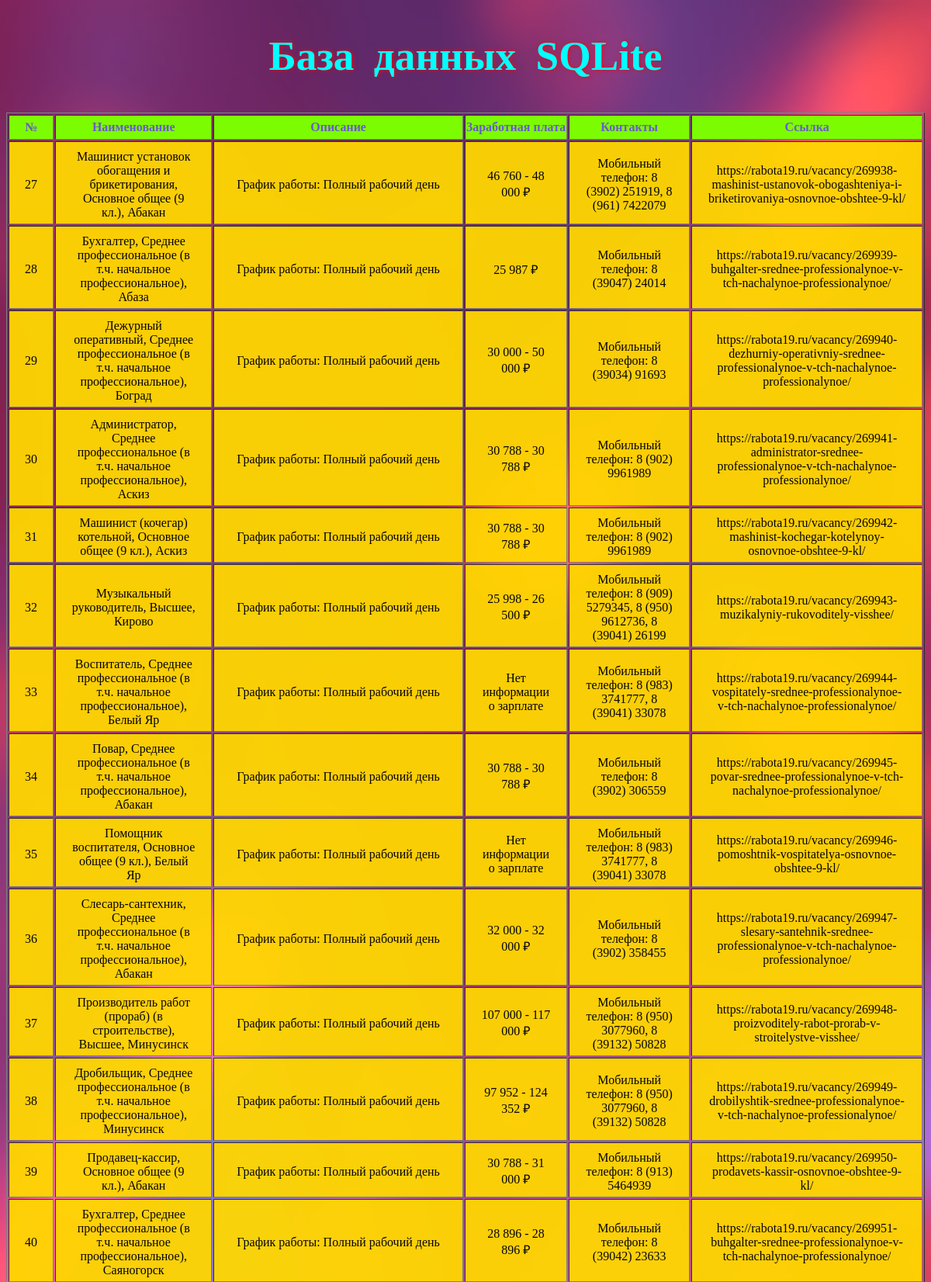
The page /base.html (upper part) on the database its author committed.
### tables this page shows
CREATE TABLE Vacancies (
id INTEGER PRIMARY KEY,
vac TEXT NOT NULL,
text TEXT,
salary INTEGER,
contacts TEXT,
url TEXT NOT NULL
);

### main.py (the view)
@app.route('/base.html', methods=['POST', 'GET'])
def sqlite():
    try:
        connect = sqlite3.connect('my_base.db')
        cur = connect.cursor()
        cur.execute("SELECT * FROM Vacancies")
    except:
        return "Ошибка загрузки БД"
    all_vac = cur.fetchall()
    all_id = [x[0] for x in cur.execute("SELECT * FROM Vacancies")]
    if request.method == "POST":
        if len(all_vac) > 0:
            vac_id = request.form['number']
            try:
                cur.execute("DELETE FROM Vacancies WHERE id = ?", (vac_id,))
                connect.commit()
                connect.close()
            except:
                return "Ошибка удаления данных"
            return redirect('/base.html')
        else:
            return redirect('/base.html')
    else:
        return render_template('base.html', all_vac=all_vac, all_id=all_id)

### templates/base.html (shortened to what this page needs)
<!DOCTYPE html>
<html lang="en">
<head>
    <link href="/static/css/base.css" rel="stylesheet" type="text/css">
</head>
<body>
<h1 class="title">База данных SQLite</h1>
<table align="center" border="1">
      <tr>
          <th class="th">№</th>
          <th class="th">Наименование</th>
          <th class="th">Описание</th>
          <th class="th">Заработная плата</th>
          <th class="th">Контакты</th>
          <th class="th">Ссылка</th>
      </tr>
      {% for s in all_vac %}
      <tr>
          <td class="td">{{s[0]}}</td>
          <td class="td">{{s[1]}}</td>
          <td class="td">{{s[2]}}</td>
          <td class="td">{{s[3]}}</td>
          <td class="td">{{s[4]}}</td>
          <td class="td">{{s[5]}}</td>
      </tr>
      {% endfor %}
</table>
<br><br>
<br><br>
</body>
</html>

### static/css/base.css (style rules this page uses)
body { background-image: url('/static/images/sqlite.png'); background-repeat: no-repeat; background-size: cover; text-align: center; }
.title { color: #00FFFF; margin: 50px 40px; font-size: 40pt; text-shadow: 1px 0 5px #FF0000; line-height: 45px; word-spacing: 12px; }
.th { background: #7CFC00; line-height: 28px; color: #6A5ACD; border-spacing: 1px; }
.td { background: #FFD700; padding-bottom: 5px; padding-top: 10px; padding-left: 20px; padding-right: 20px; opacity: 0.95; }

### rows shown on the page
Vacancies: id "27", vac "Машинист установок обогащения и брикетирования, Основное общее (9 кл.), Абакан", text "График работы: Полный рабочий день", salary "46 760 - 48 000 ₽", contacts "Мобильный телефон: 8 (3902) 251919, 8 (961) 7422079", url "https://rabota19.ru/vacancy/269938-mashinist-ustanovok-obogashteniya-i-briketirovaniya-osnovnoe-obshtee-9-kl/"
Vacancies: id "28", vac "Бухгалтер, Среднее профессиональное (в т.ч. начальное профессиональное), Абаза", text "График работы: Полный рабочий день", salary "25 987 ₽", contacts "Мобильный телефон: 8 (39047) 24014", url "https://rabota19.ru/vacancy/269939-buhgalter-srednee-professionalynoe-v-tch-nachalynoe-professionalynoe/"
Vacancies: id "29", vac "Дежурный оперативный, Среднее профессиональное (в т.ч. начальное профессиональное), Боград", text "График работы: Полный рабочий день", salary "30 000 - 50 000 ₽", contacts "Мобильный телефон: 8 (39034) 91693", url "https://rabota19.ru/vacancy/269940-dezhurniy-operativniy-srednee-professionalynoe-v-tch-nachalynoe-professionalynoe/"
Vacancies: id "30", vac "Администратор, Среднее профессиональное (в т.ч. начальное профессиональное), Аскиз", text "График работы: Полный рабочий день", salary "30 788 - 30 788 ₽", contacts "Мобильный телефон: 8 (902) 9961989", url "https://rabota19.ru/vacancy/269941-administrator-srednee-professionalynoe-v-tch-nachalynoe-professionalynoe/"
Vacancies: id "31", vac "Машинист (кочегар) котельной, Основное общее (9 кл.), Аскиз", text "График работы: Полный рабочий день", salary "30 788 - 30 788 ₽", contacts "Мобильный телефон: 8 (902) 9961989", url "https://rabota19.ru/vacancy/269942-mashinist-kochegar-kotelynoy-osnovnoe-obshtee-9-kl/"
Vacancies: id "32", vac "Музыкальный руководитель, Высшее, Кирово", text "График работы: Полный рабочий день", salary "25 998 - 26 500 ₽", contacts "Мобильный телефон: 8 (909) 5279345, 8 (950) 9612736, 8 (39041) 26199", url "https://rabota19.ru/vacancy/269943-muzikalyniy-rukovoditely-visshee/"
Vacancies: id "33", vac "Воспитатель, Среднее профессиональное (в т.ч. начальное профессиональное), Белый Яр", text "График работы: Полный рабочий день", salary "Нет информации о зарплате", contacts "Мобильный телефон: 8 (983) 3741777, 8 (39041) 33078", url "https://rabota19.ru/vacancy/269944-vospitately-srednee-professionalynoe-v-tch-nachalynoe-professionalynoe/"
Vacancies: id "34", vac "Повар, Среднее профессиональное (в т.ч. начальное профессиональное), Абакан", text "График работы: Полный рабочий день", salary "30 788 - 30 788 ₽", contacts "Мобильный телефон: 8 (3902) 306559", url "https://rabota19.ru/vacancy/269945-povar-srednee-professionalynoe-v-tch-nachalynoe-professionalynoe/"
Vacancies: id "35", vac "Помощник воспитателя, Основное общее (9 кл.), Белый Яр", text "График работы: Полный рабочий день", salary "Нет информации о зарплате", contacts "Мобильный телефон: 8 (983) 3741777, 8 (39041) 33078", url "https://rabota19.ru/vacancy/269946-pomoshtnik-vospitatelya-osnovnoe-obshtee-9-kl/"
Vacancies: id "36", vac "Слесарь-сантехник, Среднее профессиональное (в т.ч. начальное профессиональное), Абакан", text "График работы: Полный рабочий день", salary "32 000 - 32 000 ₽", contacts "Мобильный телефон: 8 (3902) 358455", url "https://rabota19.ru/vacancy/269947-slesary-santehnik-srednee-professionalynoe-v-tch-nachalynoe-professionalynoe/"
Vacancies: id "37", vac "Производитель работ (прораб) (в строительстве), Высшее, Минусинск", text "График работы: Полный рабочий день", salary "107 000 - 117 000 ₽", contacts "Мобильный телефон: 8 (950) 3077960, 8 (39132) 50828", url "https://rabota19.ru/vacancy/269948-proizvoditely-rabot-prorab-v-stroitelystve-visshee/"
Vacancies: id "38", vac "Дробильщик, Среднее профессиональное (в т.ч. начальное профессиональное), Минусинск", text "График работы: Полный рабочий день", salary "97 952 - 124 352 ₽", contacts "Мобильный телефон: 8 (950) 3077960, 8 (39132) 50828", url "https://rabota19.ru/vacancy/269949-drobilyshtik-srednee-professionalynoe-v-tch-nachalynoe-professionalynoe/"
Vacancies: id "39", vac "Продавец-кассир, Основное общее (9 кл.), Абакан", text "График работы: Полный рабочий день", salary "30 788 - 31 000 ₽", contacts "Мобильный телефон: 8 (913) 5464939", url "https://rabota19.ru/vacancy/269950-prodavets-kassir-osnovnoe-obshtee-9-kl/"
Vacancies: id "40", vac "Бухгалтер, Среднее профессиональное (в т.ч. начальное профессиональное), Саяногорск", text "График работы: Полный рабочий день", salary "28 896 - 28 896 ₽", contacts "Мобильный телефон: 8 (39042) 23633", url "https://rabota19.ru/vacancy/269951-buhgalter-srednee-professionalynoe-v-tch-nachalynoe-professionalynoe/"
